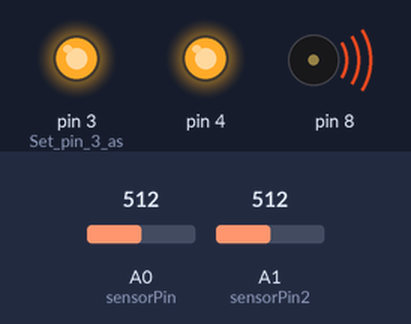
The sketch below on a simulated Arduino Uno, built with avr-gcc and run on an emulated ATmega328P. Parts: output pins drawn as LEDs (lit = HIGH), buzzer (waves = sounding). The inputs (shaded band) are chosen by the test bench; at power-on: A0 (sensorPin) = 512, A1 (sensorPin2) = 512.

Above: at 1.2 s.
1.3 s: A0 (sensorPin) set to 215
2.8 s: A0 (sensorPin) set to 182
At 3.9 s:
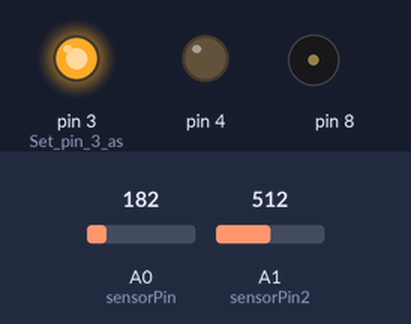
4.3 s: A1 (sensorPin2) set to 217
5.8 s: A1 (sensorPin2) set to 183
At 6.2 s:
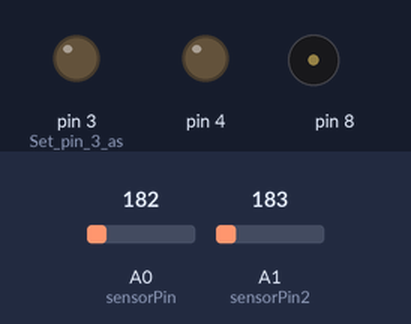
7.3 s: A0 (sensorPin) set to 210
At 8.5 s:
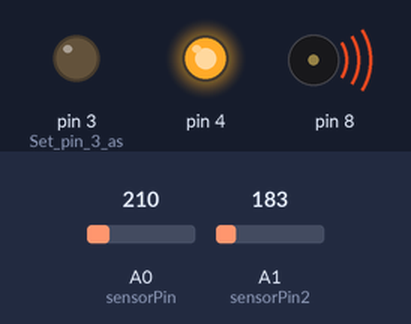
8.8 s: A0 (sensorPin) set to 190
At 9.7 s:
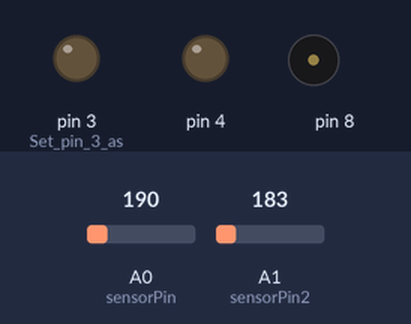
Timing chart, 0 to 11.3 s (numbered marks = the images above; inputs shaded):
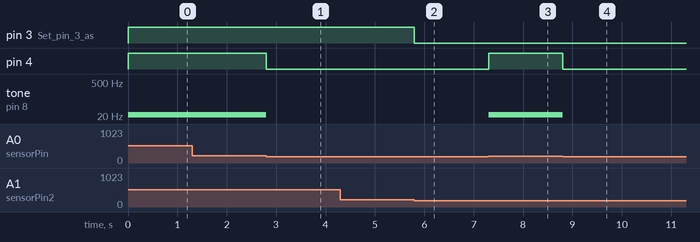

The sketch:

demo.ino
```cpp
#include "pitches.h"
//Constants:
const int ledPin = 3;
const int sensorPin = A0; //pin A0 to read analog input
const int sensorPin2= A1;
int melody[] = {
  NOTE_C4, NOTE_G3, NOTE_G3, NOTE_A3, NOTE_G3, 0, NOTE_B3, NOTE_C4
};
int noteDurations[] = {
  4, 8, 8, 4, 4, 4, 4, 4
};
//Variables:
float value;
float weight;
float value2;//save analog value


void setup(){

  pinMode(3, OUTPUT);  //Set pin 3 as 'output'
//  Serial.begin(9600);  //Begin serial communication
  pinMode(4, OUTPUT);
//  digitalWrite(3, HIGH);
//  digitalWrite(4, HIGH);

//Serial.begin(9600);


}

void loop(){
  value = map(value, 0, 1023, 0, 255);
 value2 = map(value2,0,1023, 0, 255);
  value = analogRead(sensorPin);       //Read and save analog value from potentiometer
   Serial.println(value);
   value2 = analogRead(sensorPin2);       //Read and save analog value from potentiometer
//   Serial.println(value2);
  //Print value
  //Map value 0-1023 to 0-255 (PWM)
 //analogWrite(ledPin, value);
  //digitalWrite(3, HIGH);
   //noTone(8);
   Serial.println("Hello, world!");
//wait 100 milliseconds so we don't drive ourselves crazy
//delay(100);

  weight = value2-value;
// Serial.println(abs(weight));

  if (weight >= 700){

  }


  if( value2 >= 200){

    digitalWrite(3, HIGH);
    //noTone(8);
     tone(8, 23, 30);

  }
  else {
    digitalWrite(3, LOW);
    noTone(8);

  }
    if( value >= 200){

    digitalWrite(4, HIGH);
    tone(8, 23, 30);
  }
  else {
    digitalWrite(4, LOW);
    noTone(8);
  }

    //Send PWM value to led

/*
  if (value >=600  && value2>=600) {
    digitalWrite(4,LOW);
    digitalWrite(3,LOW);
  }
  */
}
//  delay(100);                          //Small delay
```

pitches.h
```cpp
/*************************************************
 * Public Constants
 *************************************************/

#define NOTE_B0  31
#define NOTE_C1  33
#define NOTE_CS1 35
#define NOTE_D1  37
#define NOTE_DS1 39
#define NOTE_E1  41
#define NOTE_F1  44
#define NOTE_FS1 46
#define NOTE_G1  49
#define NOTE_GS1 52
#define NOTE_A1  55
#define NOTE_AS1 58
#define NOTE_B1  62
#define NOTE_C2  65
#define NOTE_CS2 69
#define NOTE_D2  73
#define NOTE_DS2 78
#define NOTE_E2  82
#define NOTE_F2  87
#define NOTE_FS2 93
#define NOTE_G2  98
#define NOTE_GS2 104
#define NOTE_A2  110
#define NOTE_AS2 117
#define NOTE_B2  123
#define NOTE_C3  131
#define NOTE_CS3 139
#define NOTE_D3  147
#define NOTE_DS3 156
#define NOTE_E3  165
#define NOTE_F3  175
#define NOTE_FS3 185
#define NOTE_G3  196
#define NOTE_GS3 208
#define NOTE_A3  220
#define NOTE_AS3 233
#define NOTE_B3  247
#define NOTE_C4  262
#define NOTE_CS4 277
#define NOTE_D4  294
#define NOTE_DS4 311
#define NOTE_E4  330
#define NOTE_F4  349
#define NOTE_FS4 370
#define NOTE_G4  392
#define NOTE_GS4 415
#define NOTE_A4  440
#define NOTE_AS4 466
#define NOTE_B4  494
#define NOTE_C5  523
#define NOTE_CS5 554
#define NOTE_D5  587
#define NOTE_DS5 622
#define NOTE_E5  659
#define NOTE_F5  698
#define NOTE_FS5 740
#define NOTE_G5  784
#define NOTE_GS5 831
#define NOTE_A5  880
#define NOTE_AS5 932
#define NOTE_B5  988
#define NOTE_C6  1047
#define NOTE_CS6 1109
#define NOTE_D6  1175
#define NOTE_DS6 1245
#define NOTE_E6  1319
#define NOTE_F6  1397
#define NOTE_FS6 1480
#define NOTE_G6  1568
#define NOTE_GS6 1661
#define NOTE_A6  1760
#define NOTE_AS6 1865
#define NOTE_B6  1976
#define NOTE_C7  2093
#define NOTE_CS7 2217
#define NOTE_D7  2349
#define NOTE_DS7 2489
#define NOTE_E7  2637
#define NOTE_F7  2794
#define NOTE_FS7 2960
#define NOTE_G7  3136
#define NOTE_GS7 3322
#define NOTE_A7  3520
#define NOTE_AS7 3729
#define NOTE_B7  3951
#define NOTE_C8  4186
#define NOTE_CS8 4435
#define NOTE_D8  4699
#define NOTE_DS8 4978
```

Measured:
- the behaviour switches between 200 and 199 on A0 (sensorPin) (found by bisection; images 0 and 1)
- the behaviour switches between 200 and 199 on A1 (sensorPin2) (found by bisection; images 1 and 2)
- after the input at 1.3 s, every drawn part: stays the same
- after the input at 2.8 s, pin 4: HIGH → LOW at once; tone on pin 8: 23 Hz → silent at once
- after the input at 5.8 s, pin 3 (Set_pin_3_as): HIGH → LOW at once
- after the input at 7.3 s, pin 4: LOW → HIGH at once; tone on pin 8: silent → 23 Hz at once
- after the input at 8.8 s, pin 4: HIGH → LOW at once; tone on pin 8: 23 Hz → silent at once
